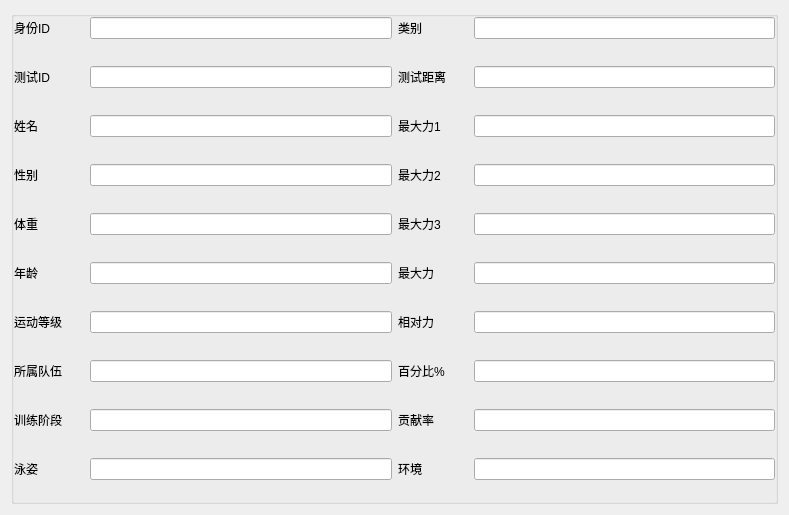
<?xml version="1.0" encoding="UTF-8"?>
<ui version="4.0">
 <class>ViewBase</class>
 <widget class="QWidget" name="ViewBase">
  <property name="geometry">
   <rect>
    <x>0</x>
    <y>0</y>
    <width>789</width>
    <height>515</height>
   </rect>
  </property>
  <property name="windowTitle">
   <string>Form</string>
  </property>
  <layout class="QHBoxLayout" name="horizontalLayout">
   <item>
    <widget class="QGroupBox" name="groupBox">
     <property name="title">
      <string/>
     </property>
     <layout class="QHBoxLayout" name="horizontalLayout_2">
      <property name="leftMargin">
       <number>0</number>
      </property>
      <property name="topMargin">
       <number>0</number>
      </property>
      <property name="rightMargin">
       <number>0</number>
      </property>
      <property name="bottomMargin">
       <number>0</number>
      </property>
      <item>
       <layout class="QVBoxLayout" name="verticalLayout">
        <item>
         <layout class="QFormLayout" name="formLayout">
          <item row="0" column="0">
           <widget class="QLabel" name="label_9">
            <property name="minimumSize">
             <size>
              <width>70</width>
              <height>0</height>
             </size>
            </property>
            <property name="maximumSize">
             <size>
              <width>70</width>
              <height>16777215</height>
             </size>
            </property>
            <property name="text">
             <string>身份ID</string>
            </property>
           </widget>
          </item>
          <item row="0" column="1">
           <widget class="QLineEdit" name="LineEdit_1">
            <property name="readOnly">
             <bool>true</bool>
            </property>
           </widget>
          </item>
         </layout>
        </item>
        <item>
         <layout class="QFormLayout" name="formLayout_5">
          <item row="0" column="0">
           <widget class="QLabel" name="label">
            <property name="minimumSize">
             <size>
              <width>70</width>
              <height>0</height>
             </size>
            </property>
            <property name="maximumSize">
             <size>
              <width>70</width>
              <height>16777215</height>
             </size>
            </property>
            <property name="text">
             <string>测试ID</string>
            </property>
           </widget>
          </item>
          <item row="0" column="1">
           <widget class="QLineEdit" name="LineEdit_2">
            <property name="readOnly">
             <bool>true</bool>
            </property>
           </widget>
          </item>
         </layout>
        </item>
        <item>
         <layout class="QFormLayout" name="formLayout_2">
          <item row="0" column="0">
           <widget class="QLabel" name="label_2">
            <property name="minimumSize">
             <size>
              <width>70</width>
              <height>0</height>
             </size>
            </property>
            <property name="maximumSize">
             <size>
              <width>70</width>
              <height>16777215</height>
             </size>
            </property>
            <property name="text">
             <string>姓名</string>
            </property>
           </widget>
          </item>
          <item row="0" column="1">
           <widget class="QLineEdit" name="LineEdit_3">
            <property name="readOnly">
             <bool>true</bool>
            </property>
           </widget>
          </item>
         </layout>
        </item>
        <item>
         <layout class="QFormLayout" name="formLayout_10">
          <item row="0" column="0">
           <widget class="QLabel" name="label_10">
            <property name="minimumSize">
             <size>
              <width>70</width>
              <height>0</height>
             </size>
            </property>
            <property name="maximumSize">
             <size>
              <width>70</width>
              <height>16777215</height>
             </size>
            </property>
            <property name="text">
             <string>性别</string>
            </property>
           </widget>
          </item>
          <item row="0" column="1">
           <widget class="QLineEdit" name="LineEdit_4">
            <property name="readOnly">
             <bool>true</bool>
            </property>
           </widget>
          </item>
         </layout>
        </item>
        <item>
         <layout class="QFormLayout" name="formLayout_3">
          <item row="0" column="0">
           <widget class="QLabel" name="label_3">
            <property name="minimumSize">
             <size>
              <width>70</width>
              <height>0</height>
             </size>
            </property>
            <property name="maximumSize">
             <size>
              <width>70</width>
              <height>16777215</height>
             </size>
            </property>
            <property name="text">
             <string>体重</string>
            </property>
           </widget>
          </item>
          <item row="0" column="1">
           <widget class="QLineEdit" name="LineEdit_5">
            <property name="readOnly">
             <bool>true</bool>
            </property>
           </widget>
          </item>
         </layout>
        </item>
        <item>
         <layout class="QFormLayout" name="formLayout_4">
          <item row="0" column="0">
           <widget class="QLabel" name="label_4">
            <property name="minimumSize">
             <size>
              <width>70</width>
              <height>0</height>
             </size>
            </property>
            <property name="maximumSize">
             <size>
              <width>70</width>
              <height>16777215</height>
             </size>
            </property>
            <property name="text">
             <string>年龄</string>
            </property>
           </widget>
          </item>
          <item row="0" column="1">
           <widget class="QLineEdit" name="LineEdit_6">
            <property name="readOnly">
             <bool>true</bool>
            </property>
           </widget>
          </item>
         </layout>
        </item>
        <item>
         <layout class="QFormLayout" name="formLayout_6">
          <item row="0" column="0">
           <widget class="QLabel" name="label_5">
            <property name="minimumSize">
             <size>
              <width>70</width>
              <height>0</height>
             </size>
            </property>
            <property name="maximumSize">
             <size>
              <width>70</width>
              <height>16777215</height>
             </size>
            </property>
            <property name="text">
             <string>运动等级</string>
            </property>
           </widget>
          </item>
          <item row="0" column="1">
           <widget class="QLineEdit" name="LineEdit_7">
            <property name="readOnly">
             <bool>true</bool>
            </property>
           </widget>
          </item>
         </layout>
        </item>
        <item>
         <layout class="QFormLayout" name="formLayout_7">
          <item row="0" column="0">
           <widget class="QLabel" name="label_6">
            <property name="minimumSize">
             <size>
              <width>70</width>
              <height>0</height>
             </size>
            </property>
            <property name="maximumSize">
             <size>
              <width>70</width>
              <height>16777215</height>
             </size>
            </property>
            <property name="text">
             <string>所属队伍</string>
            </property>
           </widget>
          </item>
          <item row="0" column="1">
           <widget class="QLineEdit" name="LineEdit_8">
            <property name="readOnly">
             <bool>true</bool>
            </property>
           </widget>
          </item>
         </layout>
        </item>
        <item>
         <layout class="QFormLayout" name="formLayout_8">
          <item row="0" column="0">
           <widget class="QLabel" name="label_7">
            <property name="minimumSize">
             <size>
              <width>70</width>
              <height>0</height>
             </size>
            </property>
            <property name="maximumSize">
             <size>
              <width>70</width>
              <height>16777215</height>
             </size>
            </property>
            <property name="text">
             <string>训练阶段</string>
            </property>
           </widget>
          </item>
          <item row="0" column="1">
           <widget class="QLineEdit" name="LineEdit_9">
            <property name="readOnly">
             <bool>true</bool>
            </property>
           </widget>
          </item>
         </layout>
        </item>
        <item>
         <layout class="QFormLayout" name="formLayout_9">
          <item row="0" column="0">
           <widget class="QLabel" name="label_8">
            <property name="minimumSize">
             <size>
              <width>70</width>
              <height>0</height>
             </size>
            </property>
            <property name="maximumSize">
             <size>
              <width>70</width>
              <height>16777215</height>
             </size>
            </property>
            <property name="text">
             <string>泳姿</string>
            </property>
           </widget>
          </item>
          <item row="0" column="1">
           <widget class="QLineEdit" name="LineEdit_10">
            <property name="readOnly">
             <bool>true</bool>
            </property>
           </widget>
          </item>
         </layout>
        </item>
       </layout>
      </item>
      <item>
       <layout class="QVBoxLayout" name="verticalLayout_2">
        <item>
         <layout class="QFormLayout" name="formLayout_11">
          <item row="0" column="0">
           <widget class="QLabel" name="label_11">
            <property name="minimumSize">
             <size>
              <width>70</width>
              <height>0</height>
             </size>
            </property>
            <property name="maximumSize">
             <size>
              <width>70</width>
              <height>16777215</height>
             </size>
            </property>
            <property name="text">
             <string>类别</string>
            </property>
           </widget>
          </item>
          <item row="0" column="1">
           <widget class="QLineEdit" name="LineEdit_11">
            <property name="readOnly">
             <bool>true</bool>
            </property>
           </widget>
          </item>
         </layout>
        </item>
        <item>
         <layout class="QFormLayout" name="formLayout_12">
          <item row="0" column="0">
           <widget class="QLabel" name="label_21">
            <property name="minimumSize">
             <size>
              <width>70</width>
              <height>0</height>
             </size>
            </property>
            <property name="maximumSize">
             <size>
              <width>70</width>
              <height>16777215</height>
             </size>
            </property>
            <property name="text">
             <string>测试距离</string>
            </property>
           </widget>
          </item>
          <item row="0" column="1">
           <widget class="QLineEdit" name="LineEdit_12">
            <property name="readOnly">
             <bool>true</bool>
            </property>
           </widget>
          </item>
         </layout>
        </item>
        <item>
         <layout class="QFormLayout" name="formLayout_13">
          <item row="0" column="0">
           <widget class="QLabel" name="label_12">
            <property name="minimumSize">
             <size>
              <width>70</width>
              <height>0</height>
             </size>
            </property>
            <property name="maximumSize">
             <size>
              <width>70</width>
              <height>16777215</height>
             </size>
            </property>
            <property name="text">
             <string>最大力1</string>
            </property>
           </widget>
          </item>
          <item row="0" column="1">
           <widget class="QLineEdit" name="LineEdit_13">
            <property name="readOnly">
             <bool>true</bool>
            </property>
           </widget>
          </item>
         </layout>
        </item>
        <item>
         <layout class="QFormLayout" name="formLayout_14">
          <item row="0" column="0">
           <widget class="QLabel" name="label_13">
            <property name="minimumSize">
             <size>
              <width>70</width>
              <height>0</height>
             </size>
            </property>
            <property name="maximumSize">
             <size>
              <width>70</width>
              <height>16777215</height>
             </size>
            </property>
            <property name="text">
             <string>最大力2</string>
            </property>
           </widget>
          </item>
          <item row="0" column="1">
           <widget class="QLineEdit" name="LineEdit_14">
            <property name="readOnly">
             <bool>true</bool>
            </property>
           </widget>
          </item>
         </layout>
        </item>
        <item>
         <layout class="QFormLayout" name="formLayout_15">
          <item row="0" column="1">
           <widget class="QLineEdit" name="LineEdit_15">
            <property name="readOnly">
             <bool>true</bool>
            </property>
           </widget>
          </item>
          <item row="0" column="0">
           <widget class="QLabel" name="label_14">
            <property name="minimumSize">
             <size>
              <width>70</width>
              <height>0</height>
             </size>
            </property>
            <property name="maximumSize">
             <size>
              <width>70</width>
              <height>16777215</height>
             </size>
            </property>
            <property name="text">
             <string>最大力3</string>
            </property>
           </widget>
          </item>
         </layout>
        </item>
        <item>
         <layout class="QFormLayout" name="formLayout_16">
          <item row="0" column="0">
           <widget class="QLabel" name="label_15">
            <property name="minimumSize">
             <size>
              <width>70</width>
              <height>0</height>
             </size>
            </property>
            <property name="maximumSize">
             <size>
              <width>70</width>
              <height>16777215</height>
             </size>
            </property>
            <property name="text">
             <string>最大力</string>
            </property>
           </widget>
          </item>
          <item row="0" column="1">
           <widget class="QLineEdit" name="LineEdit_16">
            <property name="readOnly">
             <bool>true</bool>
            </property>
           </widget>
          </item>
         </layout>
        </item>
        <item>
         <layout class="QFormLayout" name="formLayout_17">
          <item row="0" column="0">
           <widget class="QLabel" name="label_16">
            <property name="minimumSize">
             <size>
              <width>70</width>
              <height>0</height>
             </size>
            </property>
            <property name="maximumSize">
             <size>
              <width>70</width>
              <height>16777215</height>
             </size>
            </property>
            <property name="text">
             <string>相对力</string>
            </property>
           </widget>
          </item>
          <item row="0" column="1">
           <widget class="QLineEdit" name="LineEdit_17">
            <property name="readOnly">
             <bool>true</bool>
            </property>
           </widget>
          </item>
         </layout>
        </item>
        <item>
         <layout class="QFormLayout" name="formLayout_18">
          <item row="0" column="0">
           <widget class="QLabel" name="label_17">
            <property name="minimumSize">
             <size>
              <width>70</width>
              <height>0</height>
             </size>
            </property>
            <property name="maximumSize">
             <size>
              <width>70</width>
              <height>16777215</height>
             </size>
            </property>
            <property name="text">
             <string>百分比%</string>
            </property>
           </widget>
          </item>
          <item row="0" column="1">
           <widget class="QLineEdit" name="LineEdit_18">
            <property name="readOnly">
             <bool>true</bool>
            </property>
           </widget>
          </item>
         </layout>
        </item>
        <item>
         <layout class="QFormLayout" name="formLayout_19">
          <item row="0" column="0">
           <widget class="QLabel" name="label_18">
            <property name="minimumSize">
             <size>
              <width>70</width>
              <height>0</height>
             </size>
            </property>
            <property name="maximumSize">
             <size>
              <width>70</width>
              <height>16777215</height>
             </size>
            </property>
            <property name="text">
             <string>贡献率</string>
            </property>
           </widget>
          </item>
          <item row="0" column="1">
           <widget class="QLineEdit" name="LineEdit_19">
            <property name="readOnly">
             <bool>true</bool>
            </property>
           </widget>
          </item>
         </layout>
        </item>
        <item>
         <layout class="QFormLayout" name="formLayout_20">
          <item row="0" column="0">
           <widget class="QLabel" name="label_19">
            <property name="minimumSize">
             <size>
              <width>70</width>
              <height>0</height>
             </size>
            </property>
            <property name="maximumSize">
             <size>
              <width>70</width>
              <height>16777215</height>
             </size>
            </property>
            <property name="text">
             <string>环境</string>
            </property>
           </widget>
          </item>
          <item row="0" column="1">
           <widget class="QLineEdit" name="LineEdit_20">
            <property name="readOnly">
             <bool>true</bool>
            </property>
           </widget>
          </item>
         </layout>
        </item>
       </layout>
      </item>
     </layout>
    </widget>
   </item>
  </layout>
 </widget>
 <resources/>
 <connections/>
</ui>
